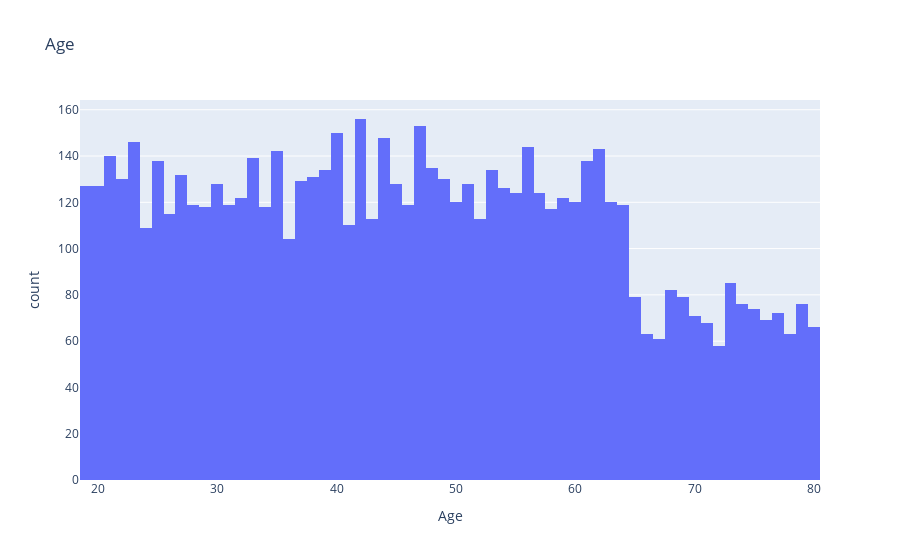
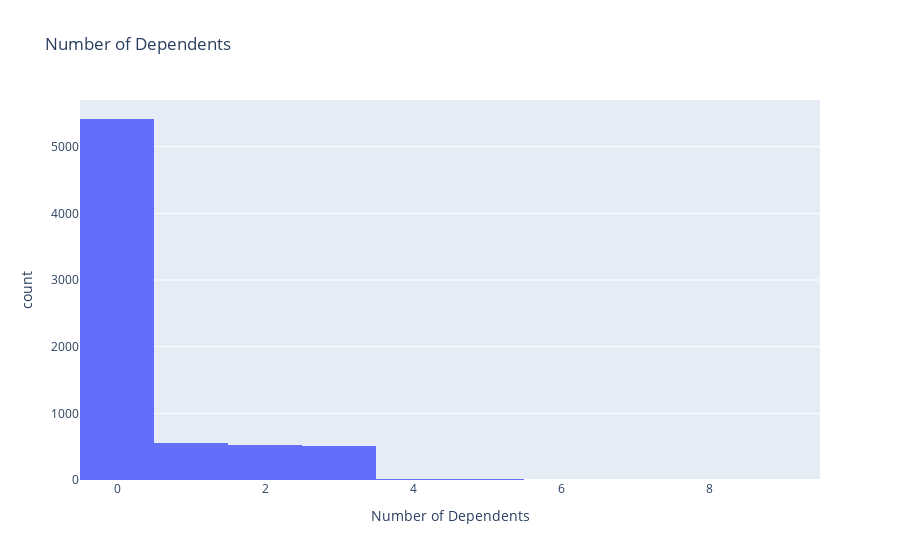
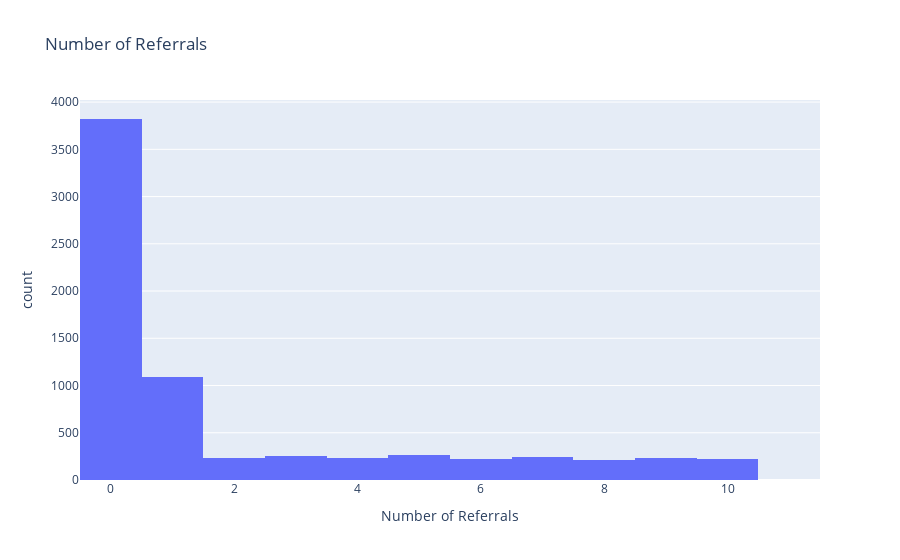
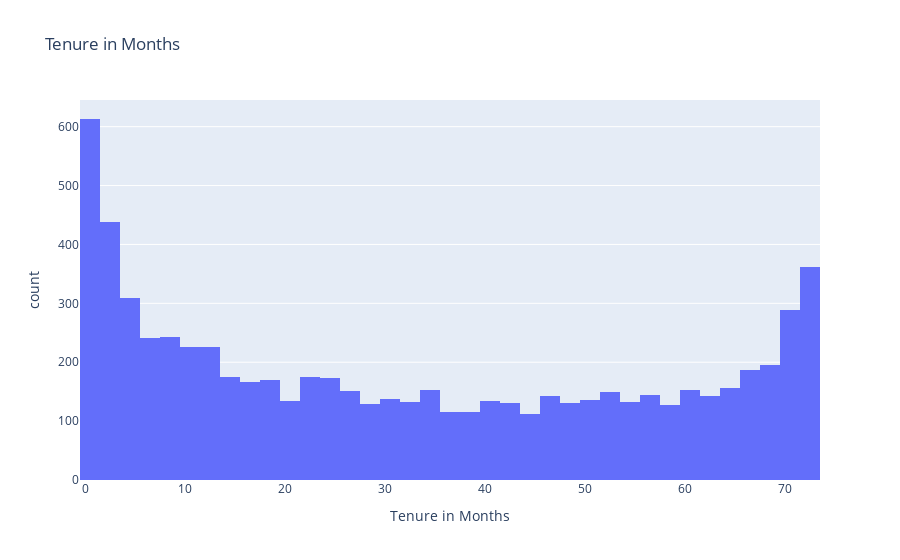

These figures' notebook cell, in order:
### Code cell
for col in num_cols:

    px.histogram(data_frame= df, x= col, title= col).show()

### Figure 1 — Plotly figure (JSON) as saved in the notebook; plotly's stock layout.template omitted (floating-point values rounded to 4 significant figures; data arrays with more than 128 entries replaced by an {"elided": "..."} marker saying what was removed)
{"data": [{"alignmentgroup": "True", "bingroup": "x", "hovertemplate": "Age=%{x}<br>count=%{y}<extra></extra>", "legendgroup": "", "marker": {"color": "#636efa", "pattern": {"shape": ""}}, "name": "", "offsetgroup": "", "orientation": "v", "showlegend": false, "type": "histogram", "x": {"elided": "7043 int values"}, "xaxis": "x", "yaxis": "y"}], "layout": {"barmode": "relative", "legend": {"tracegroupgap": 0}, "title": {"text": "Age"}, "xaxis": {"anchor": "y", "domain": [0, 1], "title": {"text": "Age"}}, "yaxis": {"anchor": "x", "domain": [0, 1], "title": {"text": "count"}}}}

### Figure 2 — Plotly figure (JSON) as saved in the notebook; plotly's stock layout.template omitted (floating-point values rounded to 4 significant figures; data arrays with more than 128 entries replaced by an {"elided": "..."} marker saying what was removed)
{"data": [{"alignmentgroup": "True", "bingroup": "x", "hovertemplate": "Number of Dependents=%{x}<br>count=%{y}<extra></extra>", "legendgroup": "", "marker": {"color": "#636efa", "pattern": {"shape": ""}}, "name": "", "offsetgroup": "", "orientation": "v", "showlegend": false, "type": "histogram", "x": {"elided": "7043 int values"}, "xaxis": "x", "yaxis": "y"}], "layout": {"barmode": "relative", "legend": {"tracegroupgap": 0}, "title": {"text": "Number of Dependents"}, "xaxis": {"anchor": "y", "domain": [0, 1], "title": {"text": "Number of Dependents"}}, "yaxis": {"anchor": "x", "domain": [0, 1], "title": {"text": "count"}}}}

### Figure 3 — Plotly figure (JSON) as saved in the notebook; plotly's stock layout.template omitted (floating-point values rounded to 4 significant figures; data arrays with more than 128 entries replaced by an {"elided": "..."} marker saying what was removed)
{"data": [{"alignmentgroup": "True", "bingroup": "x", "hovertemplate": "Number of Referrals=%{x}<br>count=%{y}<extra></extra>", "legendgroup": "", "marker": {"color": "#636efa", "pattern": {"shape": ""}}, "name": "", "offsetgroup": "", "orientation": "v", "showlegend": false, "type": "histogram", "x": {"elided": "7043 int values"}, "xaxis": "x", "yaxis": "y"}], "layout": {"barmode": "relative", "legend": {"tracegroupgap": 0}, "title": {"text": "Number of Referrals"}, "xaxis": {"anchor": "y", "domain": [0, 1], "title": {"text": "Number of Referrals"}}, "yaxis": {"anchor": "x", "domain": [0, 1], "title": {"text": "count"}}}}

### Figure 4 — Plotly figure (JSON) as saved in the notebook; plotly's stock layout.template omitted (floating-point values rounded to 4 significant figures; data arrays with more than 128 entries replaced by an {"elided": "..."} marker saying what was removed)
{"data": [{"alignmentgroup": "True", "bingroup": "x", "hovertemplate": "Tenure in Months=%{x}<br>count=%{y}<extra></extra>", "legendgroup": "", "marker": {"color": "#636efa", "pattern": {"shape": ""}}, "name": "", "offsetgroup": "", "orientation": "v", "showlegend": false, "type": "histogram", "x": {"elided": "7043 int values"}, "xaxis": "x", "yaxis": "y"}], "layout": {"barmode": "relative", "legend": {"tracegroupgap": 0}, "title": {"text": "Tenure in Months"}, "xaxis": {"anchor": "y", "domain": [0, 1], "title": {"text": "Tenure in Months"}}, "yaxis": {"anchor": "x", "domain": [0, 1], "title": {"text": "count"}}}}
